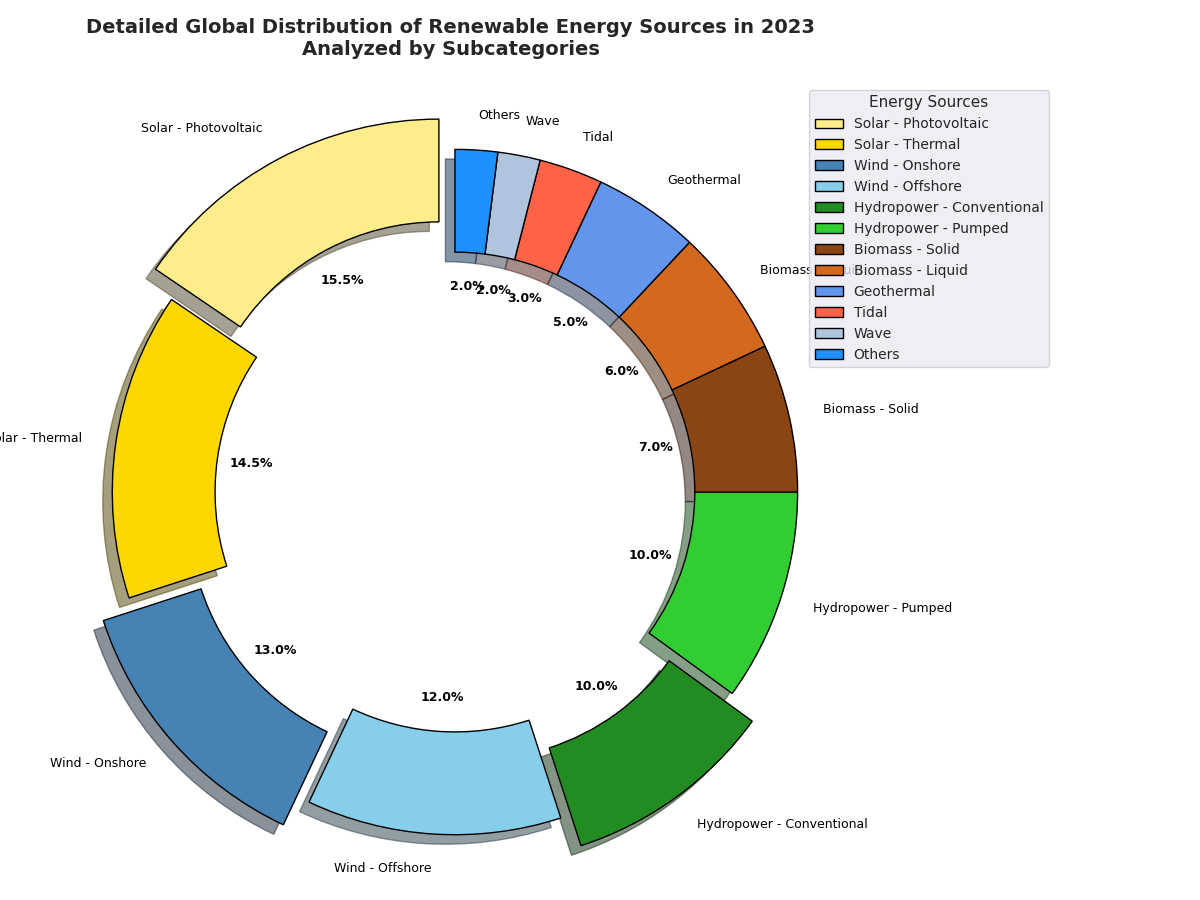

Source code (Python):
import matplotlib.pyplot as plt

energy_sources = [
    'Solar - Photovoltaic', 'Solar - Thermal', 
    'Wind - Onshore', 'Wind - Offshore', 
    'Hydropower - Conventional', 'Hydropower - Pumped', 
    'Biomass - Solid', 'Biomass - Liquid',
    'Geothermal', 'Tidal', 'Wave', 'Others'
]

percentages = [15.5, 14.5, 13, 12, 10, 10, 7, 6, 5, 3, 2, 2]

# Manually shuffled the colors list
colors = [
    '#FFEC8B', '#FFD700', 
    '#4682B4', '#87CEEB', 
    '#228B22', '#32CD32', 
    '#8B4513', '#D2691E', 
    '#6495ED', '#FF6347', 
    '#B0C4DE', '#1E90FF'
]

explode = (0.1, 0, 0.1, 0, 0.1, 0, 0, 0, 0, 0, 0, 0)

plt.figure(figsize=(12, 9))
wedges, texts, autotexts = plt.pie(
    percentages, labels=energy_sources, autopct='%1.1f%%', startangle=90,
    colors=colors, explode=explode, wedgeprops={'edgecolor': 'black', 'width': 0.3}, shadow=True
)

for text in texts + autotexts:
    text.set_fontsize(9)
    text.set_color('black')
for autotext in autotexts:
    autotext.set_fontweight('bold')

plt.title('Detailed Global Distribution of Renewable Energy Sources in 2023\nAnalyzed by Subcategories', fontsize=14, fontweight='bold', pad=20)

plt.legend(
    wedges, energy_sources, title="Energy Sources", loc='upper right', bbox_to_anchor=(1.2, 1),
    fontsize=10, title_fontsize='11'
)

plt.axis('equal')
plt.tight_layout(rect=[0, 0, 0.9, 1])

plt.show()
